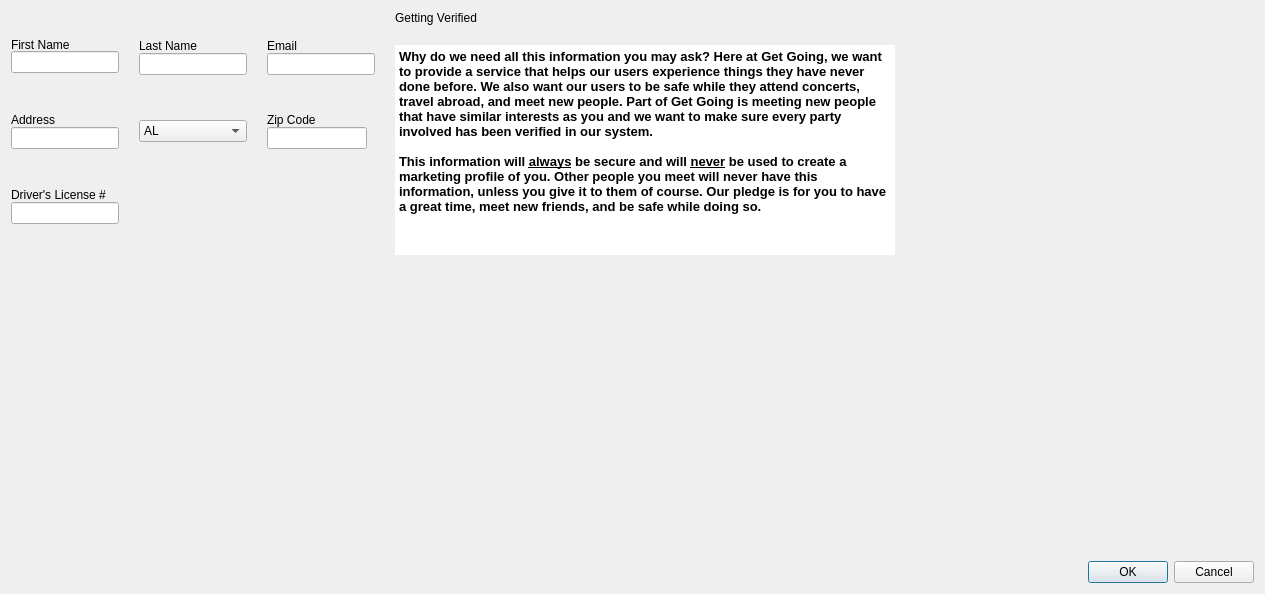
<?xml version="1.0" encoding="UTF-8"?>
<ui version="4.0">
 <class>Verified</class>
 <widget class="QDialog" name="Verified">
  <property name="geometry">
   <rect>
    <x>0</x>
    <y>0</y>
    <width>1265</width>
    <height>585</height>
   </rect>
  </property>
  <property name="windowTitle">
   <string>Dialog</string>
  </property>
  <property name="autoFillBackground">
   <bool>false</bool>
  </property>
  <layout class="QFormLayout" name="formLayout">
   <item row="0" column="0">
    <layout class="QHBoxLayout" name="horizontalLayout">
     <property name="spacing">
      <number>20</number>
     </property>
     <property name="bottomMargin">
      <number>300</number>
     </property>
     <item>
      <layout class="QGridLayout" name="gridLayout">
       <property name="horizontalSpacing">
        <number>20</number>
       </property>
       <property name="verticalSpacing">
        <number>10</number>
       </property>
       <item row="2" column="0">
        <layout class="QVBoxLayout" name="verticalLayout_6">
         <property name="spacing">
          <number>0</number>
         </property>
         <item>
          <widget class="QLabel" name="license">
           <property name="minimumSize">
            <size>
             <width>0</width>
             <height>15</height>
            </size>
           </property>
           <property name="maximumSize">
            <size>
             <width>16777215</width>
             <height>15</height>
            </size>
           </property>
           <property name="text">
            <string>Driver's License #</string>
           </property>
          </widget>
         </item>
         <item>
          <widget class="QLineEdit" name="licenseInput"/>
         </item>
        </layout>
       </item>
       <item row="0" column="1">
        <layout class="QVBoxLayout" name="verticalLayout_2">
         <item>
          <widget class="QLabel" name="lastName">
           <property name="text">
            <string>Last Name</string>
           </property>
          </widget>
         </item>
         <item>
          <widget class="QLineEdit" name="lastNameInput"/>
         </item>
        </layout>
       </item>
       <item row="1" column="2">
        <layout class="QVBoxLayout" name="verticalLayout_5">
         <item>
          <widget class="QLabel" name="zipcode">
           <property name="text">
            <string>Zip Code</string>
           </property>
          </widget>
         </item>
         <item>
          <widget class="QLineEdit" name="zipcode_2">
           <property name="minimumSize">
            <size>
             <width>20</width>
             <height>0</height>
            </size>
           </property>
           <property name="maximumSize">
            <size>
             <width>100</width>
             <height>16777215</height>
            </size>
           </property>
          </widget>
         </item>
        </layout>
       </item>
       <item row="0" column="0">
        <layout class="QVBoxLayout" name="verticalLayout">
         <property name="spacing">
          <number>0</number>
         </property>
         <item>
          <widget class="QLabel" name="firstName">
           <property name="maximumSize">
            <size>
             <width>16777215</width>
             <height>10</height>
            </size>
           </property>
           <property name="text">
            <string>First Name</string>
           </property>
          </widget>
         </item>
         <item>
          <widget class="QLineEdit" name="firstNameInput"/>
         </item>
        </layout>
       </item>
       <item row="1" column="0">
        <layout class="QVBoxLayout" name="verticalLayout_4">
         <item>
          <widget class="QLabel" name="address">
           <property name="text">
            <string>Address</string>
           </property>
          </widget>
         </item>
         <item>
          <widget class="QLineEdit" name="addressInput"/>
         </item>
        </layout>
       </item>
       <item row="0" column="2">
        <layout class="QVBoxLayout" name="verticalLayout_3">
         <item>
          <widget class="QLabel" name="email">
           <property name="text">
            <string>Email</string>
           </property>
          </widget>
         </item>
         <item>
          <widget class="QLineEdit" name="emailInput"/>
         </item>
        </layout>
       </item>
       <item row="1" column="1">
        <widget class="QComboBox" name="comboBox">
         <item>
          <property name="text">
           <string>AL</string>
          </property>
         </item>
         <item>
          <property name="text">
           <string>AK</string>
          </property>
         </item>
         <item>
          <property name="text">
           <string>AZ</string>
          </property>
         </item>
         <item>
          <property name="text">
           <string>AR</string>
          </property>
         </item>
         <item>
          <property name="text">
           <string>CA</string>
          </property>
         </item>
         <item>
          <property name="text">
           <string>CO</string>
          </property>
         </item>
         <item>
          <property name="text">
           <string>CT</string>
          </property>
         </item>
         <item>
          <property name="text">
           <string>DE</string>
          </property>
         </item>
         <item>
          <property name="text">
           <string>FL</string>
          </property>
         </item>
         <item>
          <property name="text">
           <string>GA</string>
          </property>
         </item>
         <item>
          <property name="text">
           <string>HI</string>
          </property>
         </item>
         <item>
          <property name="text">
           <string>ID</string>
          </property>
         </item>
         <item>
          <property name="text">
           <string>IL</string>
          </property>
         </item>
         <item>
          <property name="text">
           <string>IN</string>
          </property>
         </item>
         <item>
          <property name="text">
           <string>IA</string>
          </property>
         </item>
         <item>
          <property name="text">
           <string>KS</string>
          </property>
         </item>
         <item>
          <property name="text">
           <string>KY</string>
          </property>
         </item>
         <item>
          <property name="text">
           <string>LA</string>
          </property>
         </item>
         <item>
          <property name="text">
           <string>ME</string>
          </property>
         </item>
         <item>
          <property name="text">
           <string>MD</string>
          </property>
         </item>
         <item>
          <property name="text">
           <string>MA</string>
          </property>
         </item>
         <item>
          <property name="text">
           <string>MI</string>
          </property>
         </item>
         <item>
          <property name="text">
           <string>MN</string>
          </property>
         </item>
         <item>
          <property name="text">
           <string>MS</string>
          </property>
         </item>
         <item>
          <property name="text">
           <string>MO</string>
          </property>
         </item>
         <item>
          <property name="text">
           <string>MT</string>
          </property>
         </item>
         <item>
          <property name="text">
           <string>NE</string>
          </property>
         </item>
         <item>
          <property name="text">
           <string>NV</string>
          </property>
         </item>
         <item>
          <property name="text">
           <string>NH</string>
          </property>
         </item>
         <item>
          <property name="text">
           <string>NJ</string>
          </property>
         </item>
         <item>
          <property name="text">
           <string>NM</string>
          </property>
         </item>
         <item>
          <property name="text">
           <string>NY</string>
          </property>
         </item>
         <item>
          <property name="text">
           <string>NC</string>
          </property>
         </item>
         <item>
          <property name="text">
           <string>ND</string>
          </property>
         </item>
         <item>
          <property name="text">
           <string>OH</string>
          </property>
         </item>
         <item>
          <property name="text">
           <string>OK</string>
          </property>
         </item>
         <item>
          <property name="text">
           <string>OR</string>
          </property>
         </item>
         <item>
          <property name="text">
           <string>PA</string>
          </property>
         </item>
         <item>
          <property name="text">
           <string>RI</string>
          </property>
         </item>
         <item>
          <property name="text">
           <string>SC</string>
          </property>
         </item>
         <item>
          <property name="text">
           <string>SD</string>
          </property>
         </item>
         <item>
          <property name="text">
           <string>TN</string>
          </property>
         </item>
         <item>
          <property name="text">
           <string>TX</string>
          </property>
         </item>
         <item>
          <property name="text">
           <string>UT</string>
          </property>
         </item>
         <item>
          <property name="text">
           <string>VT</string>
          </property>
         </item>
         <item>
          <property name="text">
           <string>VA</string>
          </property>
         </item>
         <item>
          <property name="text">
           <string>WA</string>
          </property>
         </item>
         <item>
          <property name="text">
           <string>WV</string>
          </property>
         </item>
         <item>
          <property name="text">
           <string>WI</string>
          </property>
         </item>
         <item>
          <property name="text">
           <string>WY</string>
          </property>
         </item>
        </widget>
       </item>
      </layout>
     </item>
     <item>
      <layout class="QVBoxLayout" name="verticalLayout_7" stretch="0,0">
       <property name="bottomMargin">
        <number>0</number>
       </property>
       <item>
        <widget class="QLabel" name="Instructions">
         <property name="text">
          <string>Getting Verified</string>
         </property>
        </widget>
       </item>
       <item>
        <widget class="QTextEdit" name="textEdit">
         <property name="minimumSize">
          <size>
           <width>500</width>
           <height>210</height>
          </size>
         </property>
         <property name="maximumSize">
          <size>
           <width>500</width>
           <height>300</height>
          </size>
         </property>
         <property name="autoFillBackground">
          <bool>true</bool>
         </property>
         <property name="frameShape">
          <enum>QFrame::NoFrame</enum>
         </property>
         <property name="readOnly">
          <bool>true</bool>
         </property>
         <property name="html">
          <string>&lt;!DOCTYPE HTML PUBLIC &quot;-//W3C//DTD HTML 4.0//EN&quot; &quot;http://www.w3.org/TR/REC-html40/strict.dtd&quot;&gt;
&lt;html&gt;&lt;head&gt;&lt;meta name=&quot;qrichtext&quot; content=&quot;1&quot; /&gt;&lt;style type=&quot;text/css&quot;&gt;
p, li { white-space: pre-wrap; }
&lt;/style&gt;&lt;/head&gt;&lt;body style=&quot; font-family:'MS Shell Dlg 2'; font-size:8.25pt; font-weight:400; font-style:normal;&quot;&gt;
&lt;p style=&quot; margin-top:0px; margin-bottom:0px; margin-left:0px; margin-right:0px; -qt-block-indent:0; text-indent:0px;&quot;&gt;&lt;span style=&quot; font-size:10pt; font-weight:600;&quot;&gt;Why do we need all this information you may ask? Here at Get Going, we want to provide a service that helps our users experience things they have never done before. We also want our users to be safe while they attend concerts, travel abroad, and meet new people. Part of Get Going is meeting new people that have similar interests as you and we want to make sure every party involved has been verified in our system.&lt;/span&gt;&lt;/p&gt;
&lt;p style=&quot;-qt-paragraph-type:empty; margin-top:0px; margin-bottom:0px; margin-left:0px; margin-right:0px; -qt-block-indent:0; text-indent:0px; font-size:10pt; font-weight:600;&quot;&gt;&lt;br /&gt;&lt;/p&gt;
&lt;p style=&quot; margin-top:0px; margin-bottom:0px; margin-left:0px; margin-right:0px; -qt-block-indent:0; text-indent:0px;&quot;&gt;&lt;span style=&quot; font-size:10pt; font-weight:600;&quot;&gt;This information will &lt;/span&gt;&lt;span style=&quot; font-size:10pt; font-weight:600; text-decoration: underline;&quot;&gt;always&lt;/span&gt;&lt;span style=&quot; font-size:10pt; font-weight:600;&quot;&gt; be secure and will &lt;/span&gt;&lt;span style=&quot; font-size:10pt; font-weight:600; text-decoration: underline;&quot;&gt;never&lt;/span&gt;&lt;span style=&quot; font-size:10pt; font-weight:600;&quot;&gt; be used to create a marketing profile of you. Other people you meet will never have this information, unless you give it to them of course. Our pledge is for you to have a great time, meet new friends, and be safe while doing so.&lt;/span&gt;&lt;/p&gt;&lt;/body&gt;&lt;/html&gt;</string>
         </property>
        </widget>
       </item>
      </layout>
     </item>
    </layout>
   </item>
   <item row="1" column="1">
    <widget class="QDialogButtonBox" name="buttonBox">
     <property name="orientation">
      <enum>Qt::Horizontal</enum>
     </property>
     <property name="standardButtons">
      <set>QDialogButtonBox::Cancel|QDialogButtonBox::Ok</set>
     </property>
    </widget>
   </item>
  </layout>
 </widget>
 <resources/>
 <connections>
  <connection>
   <sender>buttonBox</sender>
   <signal>accepted()</signal>
   <receiver>Verified</receiver>
   <slot>accept()</slot>
   <hints>
    <hint type="sourcelabel">
     <x>248</x>
     <y>254</y>
    </hint>
    <hint type="destinationlabel">
     <x>157</x>
     <y>274</y>
    </hint>
   </hints>
  </connection>
  <connection>
   <sender>buttonBox</sender>
   <signal>rejected()</signal>
   <receiver>Verified</receiver>
   <slot>reject()</slot>
   <hints>
    <hint type="sourcelabel">
     <x>316</x>
     <y>260</y>
    </hint>
    <hint type="destinationlabel">
     <x>286</x>
     <y>274</y>
    </hint>
   </hints>
  </connection>
 </connections>
</ui>
